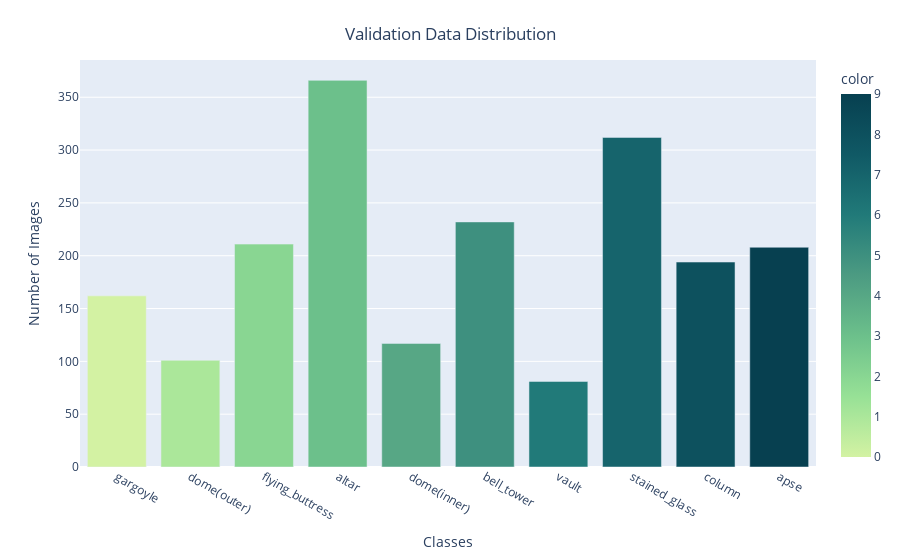

Here is the notebook cell this chart was saved with:
### Markdown cell above
### Validation Data Distribution

### Code cell
fig = px.bar(x = CLASS_LABELS,
             y = [list(validation_generator.classes).count(i) for i in np.unique(validation_generator.classes)] ,
             color = np.unique(train_generator.classes) ,
             color_continuous_scale="Emrld")
fig.update_xaxes(title="Classes")
fig.update_yaxes(title = "Number of Images")
fig.update_layout(showlegend = True,
    title = {
        'text': 'Validation Data Distribution ',
        'y':0.95,
        'x':0.5,
        'xanchor': 'center',
        'yanchor': 'top'})
fig.show()

### Figure 1 — Plotly figure (JSON) as saved in the notebook; plotly's stock layout.template omitted (floating-point values rounded to 4 significant figures)
{"data": [{"alignmentgroup": "True", "hovertemplate": "x=%{x}<br>y=%{y}<br>color=%{marker.color}<extra></extra>", "legendgroup": "", "marker": {"color": [0, 1, 2, 3, 4, 5, 6, 7, 8, 9], "coloraxis": "coloraxis", "pattern": {"shape": ""}}, "name": "", "offsetgroup": "", "orientation": "v", "showlegend": false, "textposition": "auto", "type": "bar", "x": ["gargoyle", "dome(outer)", "flying_buttress", "altar", "dome(inner)", "bell_tower", "vault", "stained_glass", "column", "apse"], "xaxis": "x", "y": [162, 101, 211, 366, 117, 232, 81, 312, 194, 208], "yaxis": "y"}], "layout": {"barmode": "relative", "coloraxis": {"colorbar": {"title": {"text": "color"}}, "colorscale": [[0, "rgb(211, 242, 163)"], [0.1667, "rgb(151, 225, 150)"], [0.3333, "rgb(108, 192, 139)"], [0.5, "rgb(76, 155, 130)"], [0.6667, "rgb(33, 122, 121)"], [0.8333, "rgb(16, 89, 101)"], [1, "rgb(7, 64, 80)"]]}, "legend": {"tracegroupgap": 0}, "margin": {"t": 60}, "showlegend": true, "title": {"text": "Validation Data Distribution ", "x": 0.5, "xanchor": "center", "y": 0.95, "yanchor": "top"}, "xaxis": {"anchor": "y", "domain": [0, 1], "title": {"text": "Classes"}}, "yaxis": {"anchor": "x", "domain": [0, 1], "title": {"text": "Number of Images"}}}}
